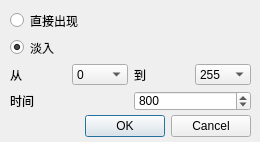
<?xml version="1.0" encoding="UTF-8"?>
<ui version="4.0">
 <class>BackgroundAddDialog</class>
 <widget class="QDialog" name="BackgroundAddDialog">
  <property name="geometry">
   <rect>
    <x>0</x>
    <y>0</y>
    <width>260</width>
    <height>142</height>
   </rect>
  </property>
  <property name="sizePolicy">
   <sizepolicy hsizetype="Fixed" vsizetype="Fixed">
    <horstretch>0</horstretch>
    <verstretch>0</verstretch>
   </sizepolicy>
  </property>
  <property name="windowTitle">
   <string>Dialog</string>
  </property>
  <widget class="QDialogButtonBox" name="buttonBox">
   <property name="geometry">
    <rect>
     <x>60</x>
     <y>110</y>
     <width>191</width>
     <height>32</height>
    </rect>
   </property>
   <property name="orientation">
    <enum>Qt::Horizontal</enum>
   </property>
   <property name="standardButtons">
    <set>QDialogButtonBox::Cancel|QDialogButtonBox::Ok</set>
   </property>
  </widget>
  <widget class="QWidget" name="layoutWidget">
   <property name="geometry">
    <rect>
     <x>10</x>
     <y>10</y>
     <width>241</width>
     <height>101</height>
    </rect>
   </property>
   <layout class="QVBoxLayout" name="verticalLayout">
    <item>
     <widget class="QRadioButton" name="radioButton_show">
      <property name="text">
       <string>直接出现</string>
      </property>
      <property name="checked">
       <bool>false</bool>
      </property>
     </widget>
    </item>
    <item>
     <widget class="QRadioButton" name="radioButton_fade">
      <property name="text">
       <string>淡入</string>
      </property>
      <property name="checked">
       <bool>true</bool>
      </property>
     </widget>
    </item>
    <item>
     <layout class="QHBoxLayout" name="horizontalLayout">
      <item>
       <widget class="QLabel" name="label">
        <property name="text">
         <string>从</string>
        </property>
       </widget>
      </item>
      <item>
       <widget class="QComboBox" name="comboBox_from">
        <property name="frame">
         <bool>true</bool>
        </property>
        <property name="modelColumn">
         <number>0</number>
        </property>
        <item>
         <property name="text">
          <string>0</string>
         </property>
        </item>
        <item>
         <property name="text">
          <string>20</string>
         </property>
        </item>
        <item>
         <property name="text">
          <string>40</string>
         </property>
        </item>
        <item>
         <property name="text">
          <string>60</string>
         </property>
        </item>
        <item>
         <property name="text">
          <string>80</string>
         </property>
        </item>
        <item>
         <property name="text">
          <string>100</string>
         </property>
        </item>
        <item>
         <property name="text">
          <string>120</string>
         </property>
        </item>
        <item>
         <property name="text">
          <string>140</string>
         </property>
        </item>
        <item>
         <property name="text">
          <string>160</string>
         </property>
        </item>
        <item>
         <property name="text">
          <string>180</string>
         </property>
        </item>
        <item>
         <property name="text">
          <string>200</string>
         </property>
        </item>
        <item>
         <property name="text">
          <string>220</string>
         </property>
        </item>
        <item>
         <property name="text">
          <string>240</string>
         </property>
        </item>
        <item>
         <property name="text">
          <string>255</string>
         </property>
        </item>
       </widget>
      </item>
      <item>
       <widget class="QLabel" name="label_2">
        <property name="text">
         <string>到</string>
        </property>
       </widget>
      </item>
      <item>
       <widget class="QComboBox" name="comboBox_to">
        <item>
         <property name="text">
          <string>255</string>
         </property>
        </item>
        <item>
         <property name="text">
          <string>240</string>
         </property>
        </item>
        <item>
         <property name="text">
          <string>220</string>
         </property>
        </item>
        <item>
         <property name="text">
          <string>200</string>
         </property>
        </item>
        <item>
         <property name="text">
          <string>180</string>
         </property>
        </item>
        <item>
         <property name="text">
          <string>160</string>
         </property>
        </item>
        <item>
         <property name="text">
          <string>140</string>
         </property>
        </item>
        <item>
         <property name="text">
          <string>120</string>
         </property>
        </item>
        <item>
         <property name="text">
          <string>100</string>
         </property>
        </item>
        <item>
         <property name="text">
          <string>80</string>
         </property>
        </item>
        <item>
         <property name="text">
          <string>60</string>
         </property>
        </item>
        <item>
         <property name="text">
          <string>40</string>
         </property>
        </item>
        <item>
         <property name="text">
          <string>20</string>
         </property>
        </item>
        <item>
         <property name="text">
          <string>0</string>
         </property>
        </item>
       </widget>
      </item>
     </layout>
    </item>
    <item>
     <layout class="QHBoxLayout" name="horizontalLayout_2">
      <item>
       <widget class="QLabel" name="label_3">
        <property name="text">
         <string>时间</string>
        </property>
       </widget>
      </item>
      <item>
       <widget class="QSpinBox" name="spinBox_msec">
        <property name="maximum">
         <number>10000</number>
        </property>
        <property name="singleStep">
         <number>100</number>
        </property>
        <property name="value">
         <number>800</number>
        </property>
        <property name="displayIntegerBase">
         <number>10</number>
        </property>
       </widget>
      </item>
     </layout>
    </item>
   </layout>
  </widget>
 </widget>
 <resources/>
 <connections>
  <connection>
   <sender>buttonBox</sender>
   <signal>accepted()</signal>
   <receiver>BackgroundAddDialog</receiver>
   <slot>accept()</slot>
   <hints>
    <hint type="sourcelabel">
     <x>248</x>
     <y>254</y>
    </hint>
    <hint type="destinationlabel">
     <x>157</x>
     <y>274</y>
    </hint>
   </hints>
  </connection>
  <connection>
   <sender>buttonBox</sender>
   <signal>rejected()</signal>
   <receiver>BackgroundAddDialog</receiver>
   <slot>reject()</slot>
   <hints>
    <hint type="sourcelabel">
     <x>316</x>
     <y>260</y>
    </hint>
    <hint type="destinationlabel">
     <x>286</x>
     <y>274</y>
    </hint>
   </hints>
  </connection>
 </connections>
</ui>
